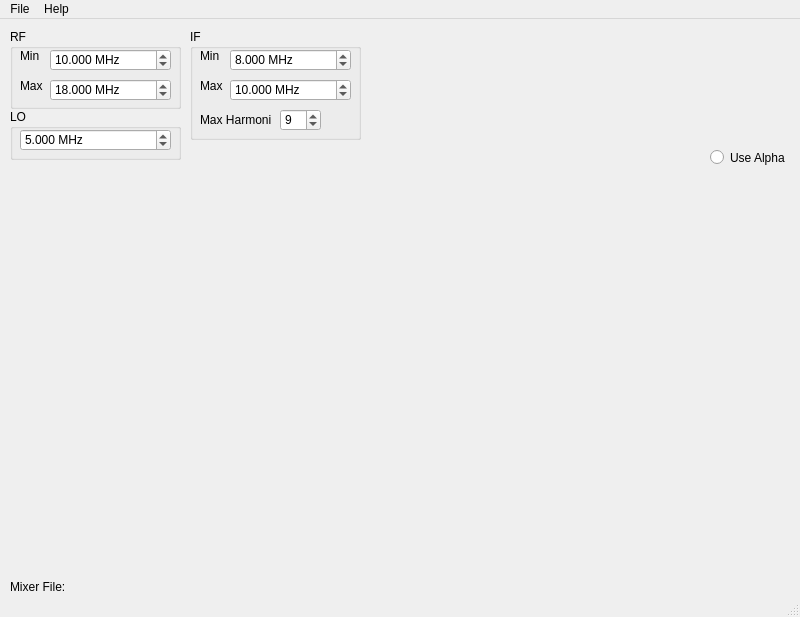
<?xml version="1.0" encoding="UTF-8"?>
<ui version="4.0">
 <class>MainWindow</class>
 <widget class="QMainWindow" name="MainWindow">
  <property name="geometry">
   <rect>
    <x>0</x>
    <y>0</y>
    <width>800</width>
    <height>617</height>
   </rect>
  </property>
  <property name="windowTitle">
   <string>MainWindow</string>
  </property>
  <widget class="QWidget" name="centralwidget">
   <widget class="QGroupBox" name="groupBox_2">
    <property name="geometry">
     <rect>
      <x>10</x>
      <y>10</y>
      <width>171</width>
      <height>80</height>
     </rect>
    </property>
    <property name="title">
     <string>RF</string>
    </property>
    <widget class="QLabel" name="label">
     <property name="geometry">
      <rect>
       <x>10</x>
       <y>20</y>
       <width>47</width>
       <height>13</height>
      </rect>
     </property>
     <property name="text">
      <string>Min</string>
     </property>
    </widget>
    <widget class="QLabel" name="label_2">
     <property name="geometry">
      <rect>
       <x>10</x>
       <y>50</y>
       <width>47</width>
       <height>13</height>
      </rect>
     </property>
     <property name="text">
      <string>Max</string>
     </property>
    </widget>
    <widget class="QDoubleSpinBox" name="rfMinDoubleSpinBox">
     <property name="geometry">
      <rect>
       <x>40</x>
       <y>20</y>
       <width>121</width>
       <height>22</height>
      </rect>
     </property>
     <property name="suffix">
      <string> MHz</string>
     </property>
     <property name="decimals">
      <number>3</number>
     </property>
     <property name="maximum">
      <double>100000000.000000000000000</double>
     </property>
     <property name="stepType">
      <enum>QAbstractSpinBox::AdaptiveDecimalStepType</enum>
     </property>
     <property name="value">
      <double>10.000000000000000</double>
     </property>
    </widget>
    <widget class="QDoubleSpinBox" name="rfMaxDoubleSpinBox">
     <property name="geometry">
      <rect>
       <x>40</x>
       <y>50</y>
       <width>121</width>
       <height>22</height>
      </rect>
     </property>
     <property name="suffix">
      <string> MHz</string>
     </property>
     <property name="decimals">
      <number>3</number>
     </property>
     <property name="maximum">
      <double>100000000.000000000000000</double>
     </property>
     <property name="stepType">
      <enum>QAbstractSpinBox::AdaptiveDecimalStepType</enum>
     </property>
     <property name="value">
      <double>18.000000000000000</double>
     </property>
    </widget>
   </widget>
   <widget class="QGroupBox" name="groupBox_3">
    <property name="geometry">
     <rect>
      <x>190</x>
      <y>10</y>
      <width>171</width>
      <height>111</height>
     </rect>
    </property>
    <property name="title">
     <string>IF</string>
    </property>
    <widget class="QLabel" name="label_3">
     <property name="geometry">
      <rect>
       <x>10</x>
       <y>20</y>
       <width>47</width>
       <height>13</height>
      </rect>
     </property>
     <property name="text">
      <string>Min</string>
     </property>
    </widget>
    <widget class="QLabel" name="label_4">
     <property name="geometry">
      <rect>
       <x>10</x>
       <y>50</y>
       <width>47</width>
       <height>13</height>
      </rect>
     </property>
     <property name="text">
      <string>Max</string>
     </property>
    </widget>
    <widget class="QDoubleSpinBox" name="ifMinDoubleSpinBox">
     <property name="geometry">
      <rect>
       <x>40</x>
       <y>20</y>
       <width>121</width>
       <height>22</height>
      </rect>
     </property>
     <property name="suffix">
      <string> MHz</string>
     </property>
     <property name="decimals">
      <number>3</number>
     </property>
     <property name="maximum">
      <double>100000000.000000000000000</double>
     </property>
     <property name="stepType">
      <enum>QAbstractSpinBox::AdaptiveDecimalStepType</enum>
     </property>
     <property name="value">
      <double>8.000000000000000</double>
     </property>
    </widget>
    <widget class="QDoubleSpinBox" name="ifMaxDoubleSpinBox">
     <property name="geometry">
      <rect>
       <x>40</x>
       <y>50</y>
       <width>121</width>
       <height>22</height>
      </rect>
     </property>
     <property name="prefix">
      <string/>
     </property>
     <property name="suffix">
      <string> MHz</string>
     </property>
     <property name="decimals">
      <number>3</number>
     </property>
     <property name="maximum">
      <double>100000000.000000000000000</double>
     </property>
     <property name="stepType">
      <enum>QAbstractSpinBox::AdaptiveDecimalStepType</enum>
     </property>
     <property name="value">
      <double>10.000000000000000</double>
     </property>
    </widget>
    <widget class="QSpinBox" name="maxHarmSpinBox">
     <property name="geometry">
      <rect>
       <x>90</x>
       <y>80</y>
       <width>41</width>
       <height>22</height>
      </rect>
     </property>
     <property name="minimum">
      <number>1</number>
     </property>
     <property name="maximum">
      <number>10</number>
     </property>
     <property name="value">
      <number>9</number>
     </property>
    </widget>
    <widget class="QLabel" name="label_5">
     <property name="geometry">
      <rect>
       <x>10</x>
       <y>80</y>
       <width>71</width>
       <height>21</height>
      </rect>
     </property>
     <property name="text">
      <string>Max Harmonic</string>
     </property>
    </widget>
   </widget>
   <widget class="QGroupBox" name="groupBox_4">
    <property name="geometry">
     <rect>
      <x>10</x>
      <y>90</y>
      <width>171</width>
      <height>51</height>
     </rect>
    </property>
    <property name="title">
     <string>LO</string>
    </property>
    <widget class="QDoubleSpinBox" name="loDoubleSpinBox">
     <property name="geometry">
      <rect>
       <x>10</x>
       <y>20</y>
       <width>151</width>
       <height>22</height>
      </rect>
     </property>
     <property name="suffix">
      <string> MHz</string>
     </property>
     <property name="decimals">
      <number>3</number>
     </property>
     <property name="maximum">
      <double>100000000.000000000000000</double>
     </property>
     <property name="stepType">
      <enum>QAbstractSpinBox::AdaptiveDecimalStepType</enum>
     </property>
     <property name="value">
      <double>5.000000000000000</double>
     </property>
    </widget>
   </widget>
   <widget class="QWidget" name="verticalLayoutWidget">
    <property name="geometry">
     <rect>
      <x>10</x>
      <y>150</y>
      <width>781</width>
      <height>401</height>
     </rect>
    </property>
    <layout class="QVBoxLayout" name="verticalLayout"/>
   </widget>
   <widget class="QRadioButton" name="useAlphaRadioButton">
    <property name="geometry">
     <rect>
      <x>710</x>
      <y>130</y>
      <width>82</width>
      <height>17</height>
     </rect>
    </property>
    <property name="text">
     <string>Use Alpha</string>
    </property>
   </widget>
   <widget class="QLabel" name="file_label">
    <property name="geometry">
     <rect>
      <x>10</x>
      <y>560</y>
      <width>781</width>
      <height>16</height>
     </rect>
    </property>
    <property name="text">
     <string>Mixer File: </string>
    </property>
   </widget>
  </widget>
  <widget class="QMenuBar" name="menubar">
   <property name="geometry">
    <rect>
     <x>0</x>
     <y>0</y>
     <width>800</width>
     <height>22</height>
    </rect>
   </property>
   <widget class="QMenu" name="menuHelp">
    <property name="title">
     <string>Help</string>
    </property>
    <addaction name="actionAbout"/>
   </widget>
   <widget class="QMenu" name="menuFile">
    <property name="title">
     <string>File</string>
    </property>
    <addaction name="actionOpen_Mixer_File"/>
    <addaction name="separator"/>
    <addaction name="actionExit"/>
   </widget>
   <addaction name="menuFile"/>
   <addaction name="menuHelp"/>
  </widget>
  <widget class="QStatusBar" name="statusbar">
   <property name="toolTipDuration">
    <number>5</number>
   </property>
  </widget>
  <action name="actionAbout">
   <property name="text">
    <string>About</string>
   </property>
  </action>
  <action name="actionExit">
   <property name="text">
    <string>Exit</string>
   </property>
  </action>
  <action name="actionOpen_Mixer_File">
   <property name="text">
    <string>Open Mixer File</string>
   </property>
  </action>
 </widget>
 <resources/>
 <connections/>
</ui>
